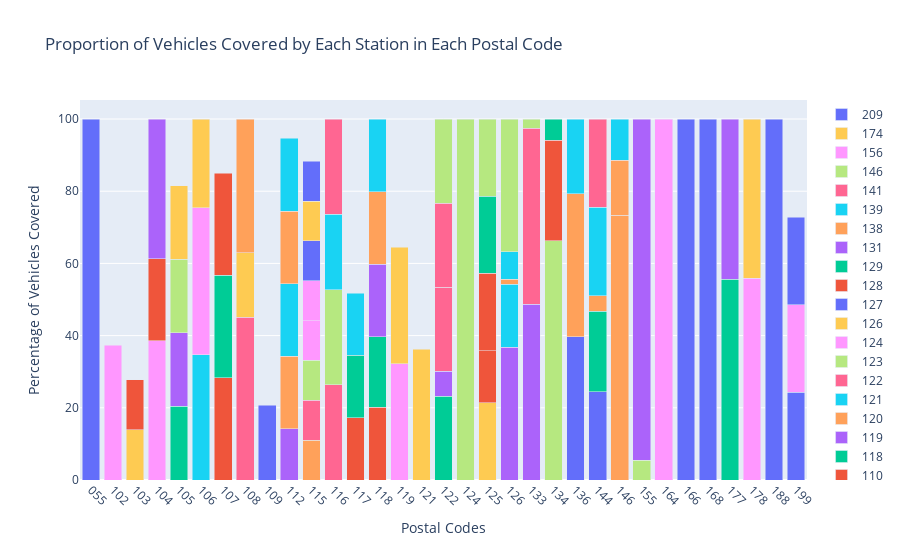

This figure's notebook cell:
### Code cell
# Shorten the postal codes
result_table['Postal Codes'] = result_table['Postal Codes'].astype(str).str[2:5]

# Group the data by postal codes and stations
grouped_data = result_table.groupby(['Postal Codes', 'Station']).agg({'Percentage coverage': 'sum', 'Number of cars': 'sum'}).unstack()

# Create traces for each station
traces = []
for column in grouped_data.columns.levels[1]:
    trace = go.Bar(
        x=grouped_data.index,
        y=grouped_data['Percentage coverage'][column],
        name=str(column),
        hovertemplate="Station: " + str(column) + "<br>Percentage of Vehicles Covered: %{y}<br>Number of Cars: " + grouped_data['Number of cars'][column].astype(str),
    )
    traces.append(trace)

# Create layout for the plot
layout = go.Layout(
    title='Proportion of Vehicles Covered by Each Station in Each Postal Code',
    xaxis=dict(title='Postal Codes', tickangle=45),
    yaxis=dict(title='Percentage of Vehicles Covered'),
    barmode='stack'
)

# Create figure
fig = go.Figure(data=traces, layout=layout)

# Show interactive plot
fig.show()
